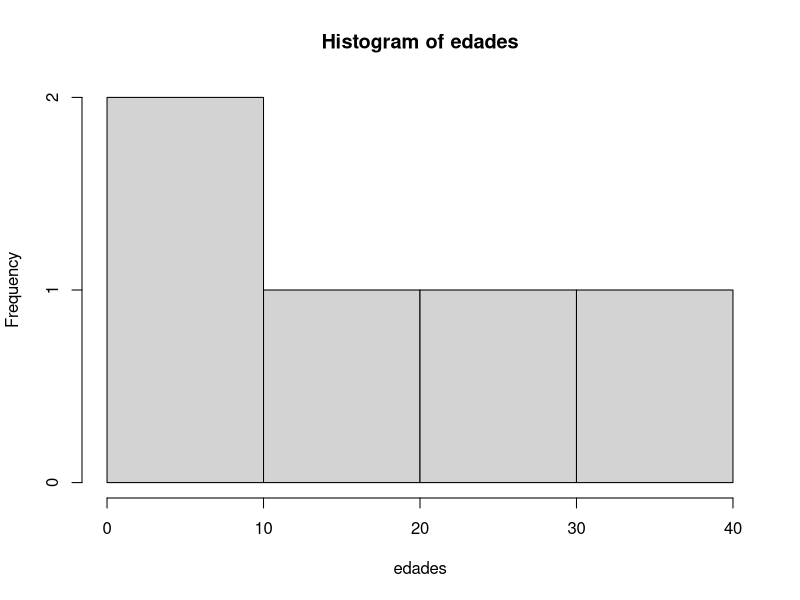
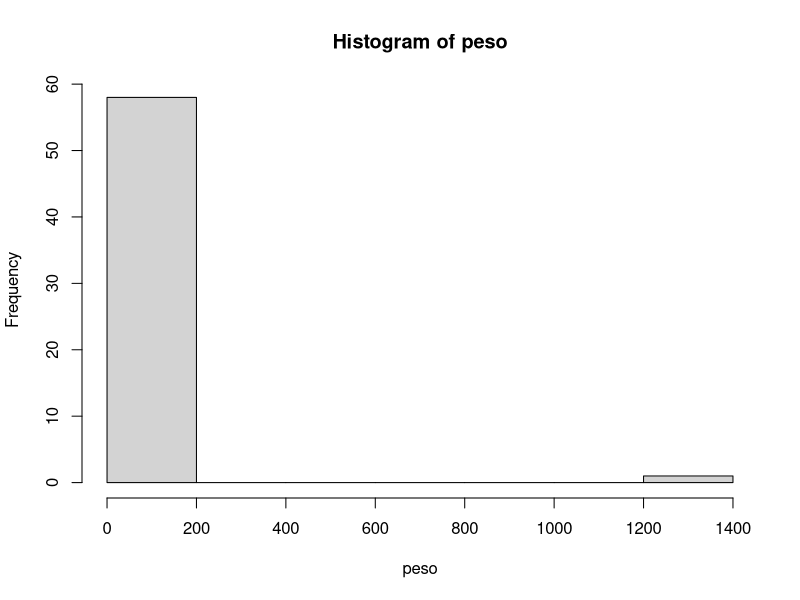

Reproduce these figures in R, in order. (Note: this script raises an error after producing the figures.)

# Script de la clase 3 ----------------------------------------------------

# Elaborado por Alex Bajaña

edades <- c(8,19,34,23,5)

set.seed(1) #es la semilla

sample(edades, size = 100, replace = T)

rbinom(n = 7,size = 100,prob = 0.10)

hist(edades)

mean(edades)


# Cargar librerias --------------------------------------------------------

library(tidyverse)

peso <- starwars[["mass"]]

altura <- starwars$height

nacimiento <- starwars$birth_year

mean(peso,na.rm = T)

hist(peso)

# Metiendose adentro de mean:

# Vector peso:
sum(peso,na.rm = T)/length(peso) # Hay mas elementos por la presencia de NA

peso_sin_na <- peso[!is.na(peso)]

sum(peso,na.rm = T)/length(peso_sin_na)


# Altura:

tamano_sin_na <- altura[!is.na(altura)]

sum(altura,na.rm = T)/length(tamano_sin_na)

mean(altura,na.rm = T)

# Saber cuantos valores completos

altura_sin_na <- altura[!is.na(altura)]

todos <- length(altura)

completos <- length(altura_sin_na)

paste("el vector tiene", todos, "elementos y",completos,"no son NA",sep = " ")

# Me toca repetir la misma operacion para toooodas la variables
todos <- length(peso)

peso_sin_na <- peso[!is.na(peso)]

completos <- length(peso_sin_na)

paste("el vector tiene", todos, "elementos y",completos,"no son NA",sep = " ")


# Mejor creo una función!!!! ----------------------------------------------

valores_completos <- function(tabla,
                              variable){
  
  # Extraer el vector de la variable
  
  vector <- tabla[[variable]]
  
  # Calcular el tamaño
  
  todos <- length(vector)
  
  # Ver los completos
  
  vector_sin_na <- vector[!is.na(vector)]
  
  completos <- length(vector_sin_na)
  
  # Imprimir el mensaje
  mensaje <- paste("el vector tiene",
                   todos, "elementos y",
                   completos,"no son NA",sep = " ")
  
  return(mensaje)
}

rm(list = ls())


# Otra vez estoy copiando y pegando el codigo con el cambio de la variable

valores_completos(tabla = starwars,variable = "mass")
valores_completos(tabla = starwars,variable = "height")
valores_completos(tabla = starwars,variable = "sex")
valores_completos(tabla = starwars,variable = "birth_year")


# Pero el R tiene los loops!!

variables <- c("mass","height","sex","birth_year")


for (i in variables) {
  
  msm <- valores_completos(tabla = starwars,variable = i)
  
  print(msm)
  
}


# Condicional:

class(starwars$name)

class(starwars$mass)

is.numeric(starwars$mass)

is.numeric(starwars$name)


# Loop sobre todas las columnas de un dataframe

for(i in names(starwars)){
  
  variable <- starwars[[i]]
  
  msm <- paste("la variable",i,"es un",class(variable))
  
  print(msm)
  
}

# Condicionales:

vector <- starwars$starships
vector <- starwars$height

class(starwars$starships)


# Condicional simple:

if(is.numeric(vector)){
  
  msm <- paste("la media es",mean(vector,na.rm = T),sep = " ")
  
  print(msm)
}

for(i in names(starwars)){
  
  vector <- starwars[[i]]
  
  if(is.numeric(vector)){
    
    msm <- paste("la media de la variable",i,"es",mean(vector,na.rm = T),sep = " ")
    
    print(msm)
  }
  
}

# Condicional con alternativa general


if(is.numeric(vector)){
  
  msm <- paste("la media es",mean(vector,na.rm = T),sep = " ")
  
}else{
  
  msm <- paste("la variable",i,"es un",class(variable))
}

# Condicional con alternativas especificas

vector <- starwars$hair_color

unique(vector)

if(is.numeric(vector)){
  
  msm <- paste("la media es",mean(vector,na.rm = T),sep = " ")
  
}else if(is.character(vector)){
  
  unicos <- unique(vector)
  
  msm <- paste("la variable",i,"tiene",length(unicos),"unicos",sep = " ")
}

print(msm)

# Juntando todo, o armando el megazord

for(i in names(starwars)){
  
  vector <- starwars[[i]]
  
  if(is.numeric(vector)){
    
    msm <- paste("la media de la variable",i,"es",mean(vector,na.rm = T),sep = " ")
    
  }else if(is.character(vector)){
    
    unicos <- unique(vector)
    
    msm <- paste("la variable",i,"tiene",length(unicos),"unicos",sep = " ")
  }
  
    print(msm)
}


# replicar ese gran proceso para otra tabla

tabla <- iris

tabla <- starwars

for(i in names(tabla)){
  
  vector <- tabla[[i]]
  
  if(is.numeric(vector)){
    
    msm <- paste("la media de la variable",i,"es",mean(vector,na.rm = T),sep = " ")
    
  }else if(is.character(vector)){
    
    unicos <- unique(vector)
    
    msm <- paste("la variable",i,"tiene",length(unicos),"unicos",sep = " ")
  }else{
    
    msm <- paste("la variable",i,"es un",class(variable))
    
  }
  
  print(msm)
}


# Creando un data frame de resumen con un loop

tabla <- starwars

resumen_tabla <- data.frame(
  var = NA,
  n_elementos = NA,
  completos = NA,
  clase = NA,
  media = NA,
  unicos = NA
)


# ejemplo basico:

vector <- 0

for(i in 1:10){
  
  vector <- c(vector, i)
  
  print(vector)
}

for(variable in names(tabla)){
  # Extraer el vector de la variable
  
  resumen <- data.frame(var = variable)
  
  vector <- tabla[[variable]]
  
  # Calcular el tamaño
  
  todos <- length(vector)
  
  resumen$n_elementos <-  todos
  
  # Ver los completos
  
  vector_sin_na <- vector[!is.na(vector)]
  
  completos <- length(vector_sin_na)
  
  resumen$completos <-  completos
  
  # el tipo de variable
  
  resumen$clase <- class( vector)
  
  
  # Creacion de la columna media con un condicional
  
  if(is.numeric(vector)){
    
    resumen$media <- mean(vector,na.rm = T)
    
  }else{
    
    resumen$media <- NA
  } 
  
  
  if(is.character(vector)){
    
    unicos <- unique(vector)
    
    resumen$unicos  <- length(unicos)
    
  }else{
    
    resumen$unicos <- NA
    
  }
  
  # juntar el resumen de todas las variables
  
  resumen_tabla <- rbind(resumen_tabla,resumen)
  
  
}

  print(resumen_tabla)
  print(resumen_tabla)
# Versioon 2.0 ------------------------------------------------------------


resumen_variables <- function(tabla){
  
  resumen_tabla <- data.frame(
    var = NA,
    n_elementos = NA,
    completos = NA,
    clase = NA,
    media = NA,
    unicos = NA
  )
  
  for(variable in names(tabla)){
    # Extraer el vector de la variable
    
    resumen <- data.frame(var = variable)
    
    vector <- tabla[[variable]]
    
    # Calcular el tamaño
    
    todos <- length(vector)
    
    resumen$n_elementos <-  todos
    
    # Ver los completos
    
    vector_sin_na <- vector[!is.na(vector)]
    
    completos <- length(vector_sin_na)
    
    resumen$completos <-  completos
    
    # el tipo de variable
    
    resumen$clase <- class( vector)
    
    
    # Creacion de la columna media con un condicional
    
    if(is.numeric(vector)){
      
      resumen$media <- mean(vector,na.rm = T)
      
    }else{
      
      resumen$media <- NA
    } 
    
    
    if(is.character(vector)){
      
      unicos <- unique(vector)
      
      resumen$unicos  <- length(unicos)
      
    }else{
      
      resumen$unicos <- NA
      
    }
    
    # juntar el resumen de todas las variables
    
    resumen_tabla <- rbind(resumen_tabla,resumen)
    
    
  }
  
  return(resumen_tabla)
}

  
  resumen_variables(iris)
  
  resumen_variables(starwars)

  resumen_variables(mtcars)
  